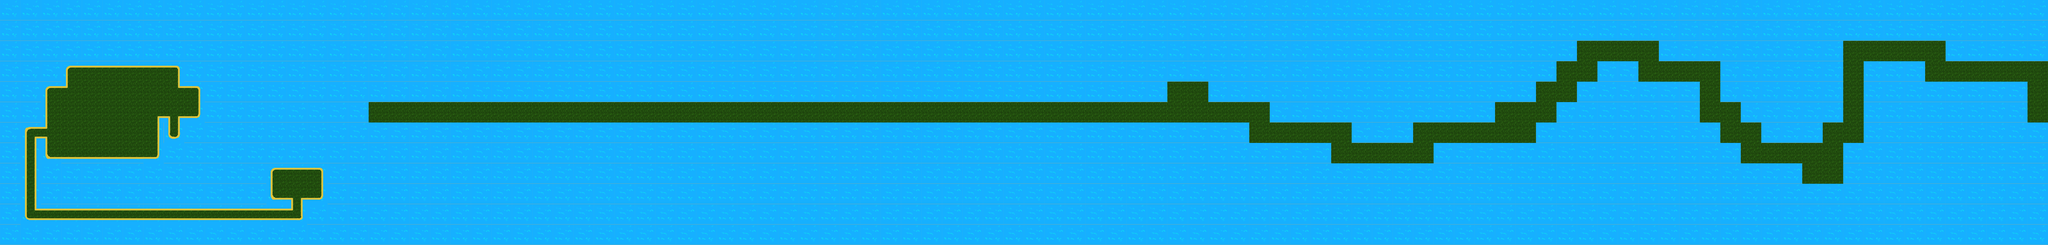

Rendered tile map (Tiled .tmx) drawn with the repository's tilesets; below, a short description and the full map source, tile grids included:
An orthogonal 100x12 tile map with 64x64 px tiles, 1 tile layer (Tile Layer 1).

<map version="1.4" tiledversion="1.4.3" orientation="orthogonal" renderorder="right-down" width="100" height="12" tilewidth="64" tileheight="64" infinite="0" nextlayerid="2" nextobjectid="1">
 <tileset firstgid="1" source="Tiles2.tsx" />
 <layer id="1" name="Tile Layer 1" width="100" height="12">
  <data encoding="csv">
64,64,64,64,64,64,64,64,64,64,64,64,64,64,64,64,64,64,64,64,64,64,64,64,64,64,64,64,64,64,64,64,64,64,64,64,64,64,64,64,64,64,64,64,64,64,64,64,64,64,64,64,64,64,64,64,64,64,64,64,64,64,64,64,64,64,64,64,64,64,64,64,64,64,64,64,64,64,64,64,64,64,64,64,64,64,64,64,64,64,64,64,64,64,64,64,64,64,64,64,
64,64,64,64,64,64,64,64,64,64,64,64,64,64,64,64,64,64,64,64,64,64,64,64,64,64,64,64,64,64,64,64,64,64,64,64,64,64,64,64,64,64,64,64,64,64,64,64,64,64,64,64,64,64,64,64,64,64,64,64,64,64,64,64,64,64,64,64,64,64,64,64,64,64,64,64,64,64,64,64,64,64,64,64,64,64,64,64,64,64,64,64,64,64,64,64,64,64,64,64,
64,64,64,64,64,64,64,64,64,64,64,64,64,64,64,64,64,64,64,64,64,64,64,64,64,64,64,64,64,64,64,64,64,64,64,64,64,64,64,64,64,64,64,64,64,64,64,64,64,64,64,64,64,64,64,64,64,64,64,64,64,64,64,64,64,64,64,64,64,64,64,64,64,64,64,64,64,23,23,23,23,64,64,64,64,64,64,64,64,64,23,23,23,23,23,64,64,64,64,64,
64,64,64,10,15,15,15,15,29,64,64,64,64,64,64,64,64,64,64,64,64,64,64,64,64,64,64,64,64,64,64,64,64,64,64,64,64,64,64,64,64,64,64,64,64,64,64,64,64,64,64,64,64,64,64,64,64,64,64,64,64,64,64,64,64,64,64,64,64,64,64,64,64,64,64,64,23,23,64,64,23,23,23,23,64,64,64,64,64,64,23,64,64,64,23,23,23,23,23,23,
64,64,10,38,51,51,51,51,43,29,64,64,64,64,64,64,64,64,64,64,64,64,64,64,64,64,64,64,64,64,64,64,64,64,64,64,64,64,64,64,64,64,64,64,64,64,64,64,64,64,64,64,64,64,64,64,64,23,23,64,64,64,64,64,64,64,64,64,64,64,64,64,64,64,64,23,23,64,64,64,64,64,64,23,64,64,64,64,64,64,23,64,64,64,64,64,64,64,64,23,
64,64,34,23,51,51,51,39,46,19,64,64,64,64,64,64,64,64,23,23,23,23,23,23,23,23,23,23,23,23,23,23,23,23,23,23,23,23,23,23,23,23,23,23,23,23,23,23,23,23,23,23,23,23,23,23,23,23,23,23,23,23,64,64,64,64,64,64,64,64,64,64,64,23,23,23,64,64,64,64,64,64,64,23,23,64,64,64,64,64,23,64,64,64,64,64,64,64,64,23,
64,1,42,23,51,51,51,24,56,64,64,64,64,64,64,64,64,64,64,64,64,64,64,64,64,64,64,64,64,64,64,64,64,64,64,64,64,64,64,64,64,64,64,64,64,64,64,64,64,64,64,64,64,64,64,64,64,64,64,64,64,23,23,23,23,23,64,64,64,23,23,23,23,23,23,64,64,64,64,64,64,64,64,64,23,23,64,64,64,23,23,64,64,64,64,64,64,64,64,64,
64,25,36,59,59,59,59,19,64,64,64,64,64,64,64,64,64,64,64,64,64,64,64,64,64,64,64,64,64,64,64,64,64,64,64,64,64,64,64,64,64,64,64,64,64,64,64,64,64,64,64,64,64,64,64,64,64,64,64,64,64,64,64,64,64,23,23,23,23,23,64,64,64,64,64,64,64,64,64,64,64,64,64,64,64,23,23,23,23,23,64,64,64,64,64,64,64,64,64,64,
64,25,64,64,64,64,64,64,64,64,64,64,64,10,13,29,64,64,64,64,64,64,64,64,64,64,64,64,64,64,64,64,64,64,64,64,64,64,64,64,64,64,64,64,64,64,64,64,64,64,64,64,64,64,64,64,64,64,64,64,64,64,64,64,64,64,64,64,64,64,64,64,64,64,64,64,64,64,64,64,64,64,64,64,64,64,64,64,23,23,64,64,64,64,64,64,64,64,64,64,
64,25,64,64,64,64,64,64,64,64,64,64,64,36,46,19,64,64,64,64,64,64,64,64,64,64,64,64,64,64,64,64,64,64,64,64,64,64,64,64,64,64,64,64,64,64,64,64,64,64,64,64,64,64,64,64,64,64,64,64,64,64,64,64,64,64,64,64,64,64,64,64,64,64,64,64,64,64,64,64,64,64,64,64,64,64,64,64,64,64,64,64,64,64,64,64,64,64,64,64,
64,41,4,4,4,4,4,4,4,4,4,4,4,4,55,64,64,64,64,64,64,64,64,64,64,64,64,64,64,64,64,64,64,64,64,64,64,64,64,64,64,64,64,64,64,64,64,64,64,64,64,64,64,64,64,64,64,64,64,64,64,64,64,64,64,64,64,64,64,64,64,64,64,64,64,64,64,64,64,64,64,64,64,64,64,64,64,64,64,64,64,64,64,64,64,64,64,64,64,64,
64,64,64,64,64,64,64,64,64,64,64,64,64,64,64,64,64,64,64,64,64,64,64,64,64,64,64,64,64,64,64,64,64,64,64,64,64,64,64,64,64,64,64,64,64,64,64,64,64,64,64,64,64,64,64,64,64,64,64,64,64,64,64,64,64,64,64,64,64,64,64,64,64,64,64,64,64,64,64,64,64,64,64,64,64,64,64,64,64,64,64,64,64,64,64,64,64,64,64,64
</data>
 </layer>
</map>